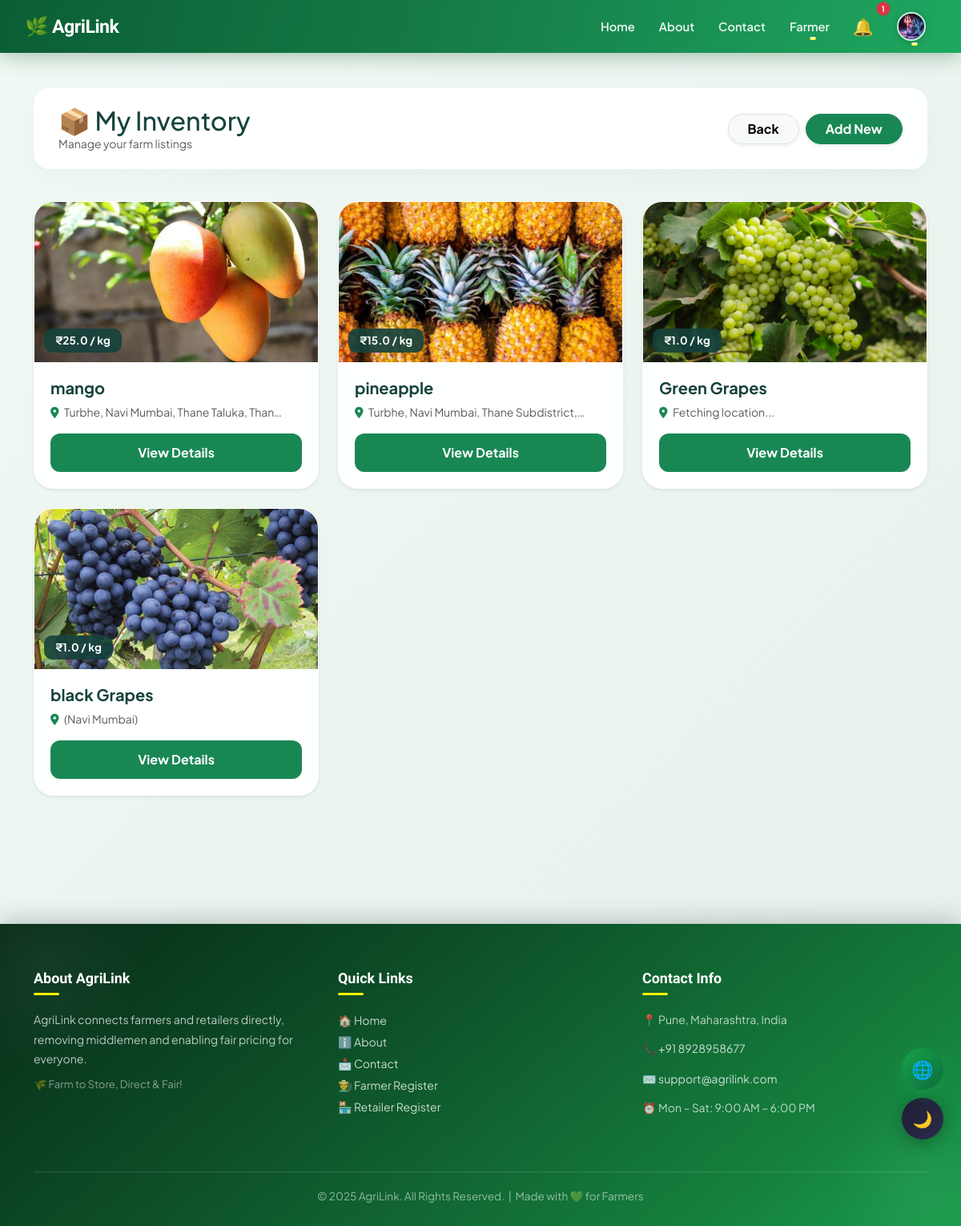
Page /show_products/ (signed in) on the committed database.
### projectapp/models.py (models this page shows, shortened)
class Product(models.Model):
    product = models.CharField(max_length=100)
    description = models.TextField()
    created_at = models.DateTimeField(default=timezone.now)
    price = models.FloatField()
    latitude = models.FloatField(null=True, blank=True)  # 🆕
    longitude = models.FloatField(null=True, blank=True)  # 🆕
    quantity = models.IntegerField()
    location = models.CharField(max_length=50)
    image = models.ImageField(upload_to='product_images/', blank=True, null=True)
    farmer = models.ForeignKey('Farmer', on_delete=models.CASCADE, related_name='products')

### projectapp/views.py (the view, shortened to what this page needs)
# urls.py: path("show_products/", views.show_products, name="show_products"),
def show_products(request):
    farmer_name = request.session.get('name')
    farmer = get_object_or_404(Farmer, name=farmer_name)
    products_to_delete = Product.objects.filter(farmer=farmer, quantity__lte=0)
    products = Product.objects.filter(farmer=farmer)
    return render(request, "show_products.html", {"products": products})

### projectapp/context_processors.py (called while the page is built)
def navbar_notifications(request):
    user_type = request.session.get('user_type')
    name = request.session.get('name')
    notes = []
    if user_type == "farmer" and name:
        notes = Notification.objects.filter(receiver_farmer__name=name, is_read=False).order_by('-timestamp')
    elif user_type == "retailer" and name:
        notes = Notification.objects.filter(receiver_retailer__name=name, is_read=False).order_by('-timestamp')
    elif user_type == "driver" and name:
        notes = Notification.objects.filter(receiver_driver__name=name, is_read=False).order_by('-timestamp')
    return {'navbar_notes': notes, 'user_type': user_type}

### projectapp/templates/show_products.html (shortened to what this page needs)
{% extends 'master.html' %}
{% load static %}
{% block body %}
<link rel="stylesheet" href="https://cdnjs.cloudflare.com/ajax/libs/font-awesome/6.4.0/css/all.min.css">
<div class="container main-wrapper">
    <div class="inventory-nav">
        <div>
            <h2 class="fw-800 mb-0" style="color: var(--dark-green);">📦 My Inventory</h2>
            <p class="text-muted small mb-0">Manage your farm listings</p>
        </div>
        <div class="d-flex gap-2">
            <a href="javascript:history.back()" class="btn btn-light rounded-pill px-4 border shadow-sm fw-bold">Back</a>
            <a href="/add_product/" class="btn btn-success rounded-pill px-4 shadow-sm fw-bold">Add New</a>
        </div>
    </div>
    <div class="row g-4">
        {% for p in products %}
        <div class="col-lg-4 col-md-6 col-12">
            <div class="card product-card shadow-sm">
                <div class="image-container">
                    {% if p.image %}
                        <img src="{{ p.image.url }}" class="product-img">
                    {% else %}
                        <img src="{% static 'images/no-image.jpg' %}" class="product-img">
                    {% endif %}
                    <div class="price-badge">₹{{ p.price }} / kg</div>
                </div>
                <div class="card-body-content">
                    <h5 class="fw-bold mb-2" style="color: var(--dark-green);">{{ p.product }}</h5>
                    <p class="text-muted small mb-3"><i class="fas fa-location-dot text-success me-1"></i> {{ p.location|truncatechars:40 }}</p>
                    <button type="button" class="btn-action-view" data-bs-toggle="modal" data-bs-target="#productModal{{ p.id }}">
                        View Details
                    </button>
                </div>
            </div>
        </div>
        {% endfor %}
    </div>
</div>
{% endblock %}

### projectapp/templates/master.html (style rules this page uses)
:root { --g50: #f0fdf4; --g100: #dcfce7; --g200: #bbf7d0; --g400: #4ade80; --g500: #22c55e; --g600: #16a34a; --g700: #15803d; --g800: #166534; --g900: #14532d; --bg: #ffffff; --bg2: #f0fdf4; --bg3: #ffffff; --txt: #0d1f14; --txt2: #3d6650; --txt3: #6b8070; --bdr: #d1fae5; --inp: #f8fffc; --sh1: 0 1px 4px rgba(10,40,20,.07); --sh2: 0 4px 18px rgba(10,40,20,.11); --sh3: 0 14px 44px rgba(10,40,20,.15); --stripe: #f0fdf4; }
*, *::before, *::after { box-sizing: border-box; }
html { scroll-behavior: smooth; }
body { font-family: 'Plus Jakarta Sans', sans-serif; background: var(--bg); color: var(--txt); transition: background .35s, color .35s; overflow-x: hidden; top: 0 !important; margin: 0; padding: 0; }

### projectapp/templates/show_products.html (style rules this page uses)
:root { --primary-green: #198754; --dark-green: #16423C; --glass: rgba(255, 255, 255, 0.95); }
body { background: linear-gradient(135deg, #f0f9f4 0%, #e6f0eb 100%); background-attachment: fixed; font-family: 'Plus Jakarta Sans', sans-serif; }
.main-wrapper { margin-top: 110px; padding-bottom: 100px; }
.inventory-nav { background: var(--glass); backdrop-filter: blur(10px); border-radius: 20px; padding: 20px 30px; border: 1px solid rgba(255,255,255,0.6); box-shadow: 0 10px 30px rgba(0,0,0,0.03); display: flex; justify-content: space-between; align-items: center; margin-bottom: 40px; }
.product-card { background: var(--glass); border-radius: 25px; border: 1px solid rgba(255,255,255,0.7); transition: all 0.4s cubic-bezier(0.165, 0.84, 0.44, 1); overflow: hidden; height: 100%; display: flex; flex-direction: column; }
.image-container { position: relative; height: 200px; overflow: hidden; }
.product-img { width: 100%; height: 100%; object-fit: cover; transition: 0.6s; }
.price-badge { position: absolute; bottom: 12px; left: 12px; background: rgba(22, 66, 60, 0.9); color: white; padding: 5px 14px; border-radius: 10px; font-weight: 700; font-size: 0.85rem; }
.card-body-content { padding: 20px; flex-grow: 1; }
.btn-action-view { background: var(--primary-green); color: white; border: none; width: 100%; padding: 12px; border-radius: 12px; font-weight: 700; transition: 0.3s; }

### rows in the picture
Product: image (picture), price "25.0", product "mango", location "Turbhe, Navi Mumbai, Thane Taluka, Than…"
Product: image (picture), price "15.0", product "pineapple", location "Turbhe, Navi Mumbai, Thane Subdistrict,…"
Product: image (picture), price "1.0", product "Green Grapes", location "Fetching location..."
Product: image (picture), price "1.0", product "black Grapes", location "(Navi Mumbai)"

### other values in the picture
{{ navbar_notes|length }} "1"
